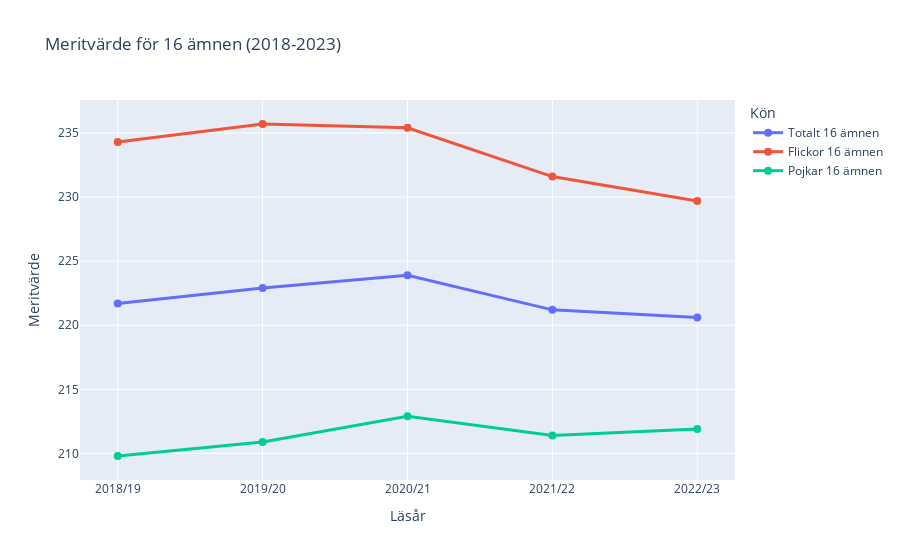

This figure's notebook cell:
### Code cell
import plotly.express as px
import pandas as pd
import os

#Läser in Excel-filen betyg o prov riksnivå
header_row = 7  # Radnumret där kolumnrubrikerna börjar
df = pd.read_excel("betyg_o_prov_riksnivå.xlsx", sheet_name="Tabell 1B", engine="openpyxl", header=header_row)

# Bytt namn på första kolumnen till Läsår
df.rename(columns={"Unnamed: 0": "Läsår"}, inplace=True)

#  Filtrera ut endast läsår 2018/19 – 2022/23
df = df[df["Läsår"].astype(str).str.match(r"^\d{4}/\d{2}$")] # gpts tips Den filtrerar alltså ut endast de rader där Läsår är skrivet som YYYY/YY

df.rename(columns={ # # Byter namn på kolumner för att tydliggöra att de gäller meritvärde i 16 ämnen
    "Totalt": "Totalt 16 ämnen",
    "Flickor": "Flickor 16 ämnen",
    "Pojkar": "Pojkar 16 ämnen"
}, inplace=True) #  gör att ändringarna sker direkt i df utan att skapa en ny variabel

#Välj de korrekta kolumnerna för meritvärde i 16 ämnen
korrekt_kolumner = ["Totalt 16 ämnen", "Flickor 16 ämnen", "Pojkar 16 ämnen"]

# Kontrollera att de valda kolumnerna finns i dataFrame
förlorade_kolumner = [kol for kol in korrekt_kolumner if kol not in df.columns]
if förlorade_kolumner:
    raise ValueError(f"Följande kolumner saknas: {förlorade_kolumner}")

# Skapa ett linjediagram för meritvärde i 16 ämnen
fig = px.line(df, x="Läsår", # x-axeln representerar läsåren 2018/19 – 2022/23
              y=korrekt_kolumner, #y-axeln visar meritvärde för totalt, flickor och pojkar
              markers=True, # Lägger till prickar i grafen 
              title="Meritvärde för 16 ämnen (2018-2023)", # Titelnamn
              labels={"value": "Meritvärde", "variable": "Kön", "Läsår": "Läsår"}) 

# Anpassar utseendet på grafen 
# Gör linjerna tjockare width=3 för bättre synlighet gpt tips
# Förstorar markörerna punkterna på linjen size=8 för att göra datapunkterna tydligare
# Anpassa utseendet på grafen
fig.update_traces(line=dict(width=3), marker=dict(size=8))  
fig.update_yaxes(title_text="Meritvärde")
fig.update_xaxes(title_text="Läsår")

#Spara grafen som htlm i mappen "visualiseringar"
output_dir = "visualiseringar"
os.makedirs(output_dir, exist_ok=True)
html_path = os.path.join(output_dir, "meritvärde_16_ämnen.html")
fig.write_html(html_path)

print(f"Graf sparad som HTML: {html_path}")

# Visa grafen i webbläsaren
fig.show()

### Figure 1 — Plotly figure (JSON) as saved in the notebook; plotly's stock layout.template omitted (floating-point values rounded to 4 significant figures)
{"data": [{"hovertemplate": "Kön=Totalt 16 ämnen<br>Läsår=%{x}<br>Meritvärde=%{y}<extra></extra>", "legendgroup": "Totalt 16 ämnen", "line": {"color": "#636efa", "dash": "solid", "width": 3}, "marker": {"size": 8, "symbol": "circle"}, "mode": "lines+markers", "name": "Totalt 16 ämnen", "orientation": "v", "showlegend": true, "type": "scatter", "x": ["2018/19", "2019/20", "2020/21", "2021/22", "2022/23"], "xaxis": "x", "y": [221.7, 222.9, 223.9, 221.2, 220.6], "yaxis": "y"}, {"hovertemplate": "Kön=Flickor 16 ämnen<br>Läsår=%{x}<br>Meritvärde=%{y}<extra></extra>", "legendgroup": "Flickor 16 ämnen", "line": {"color": "#EF553B", "dash": "solid", "width": 3}, "marker": {"size": 8, "symbol": "circle"}, "mode": "lines+markers", "name": "Flickor 16 ämnen", "orientation": "v", "showlegend": true, "type": "scatter", "x": ["2018/19", "2019/20", "2020/21", "2021/22", "2022/23"], "xaxis": "x", "y": [234.3, 235.7, 235.4, 231.6, 229.7], "yaxis": "y"}, {"hovertemplate": "Kön=Pojkar 16 ämnen<br>Läsår=%{x}<br>Meritvärde=%{y}<extra></extra>", "legendgroup": "Pojkar 16 ämnen", "line": {"color": "#00cc96", "dash": "solid", "width": 3}, "marker": {"size": 8, "symbol": "circle"}, "mode": "lines+markers", "name": "Pojkar 16 ämnen", "orientation": "v", "showlegend": true, "type": "scatter", "x": ["2018/19", "2019/20", "2020/21", "2021/22", "2022/23"], "xaxis": "x", "y": [209.8, 210.9, 212.9, 211.4, 211.9], "yaxis": "y"}], "layout": {"legend": {"title": {"text": "Kön"}, "tracegroupgap": 0}, "title": {"text": "Meritvärde för 16 ämnen (2018-2023)"}, "xaxis": {"anchor": "y", "domain": [0, 1], "title": {"text": "Läsår"}}, "yaxis": {"anchor": "x", "domain": [0, 1], "title": {"text": "Meritvärde"}}}}
